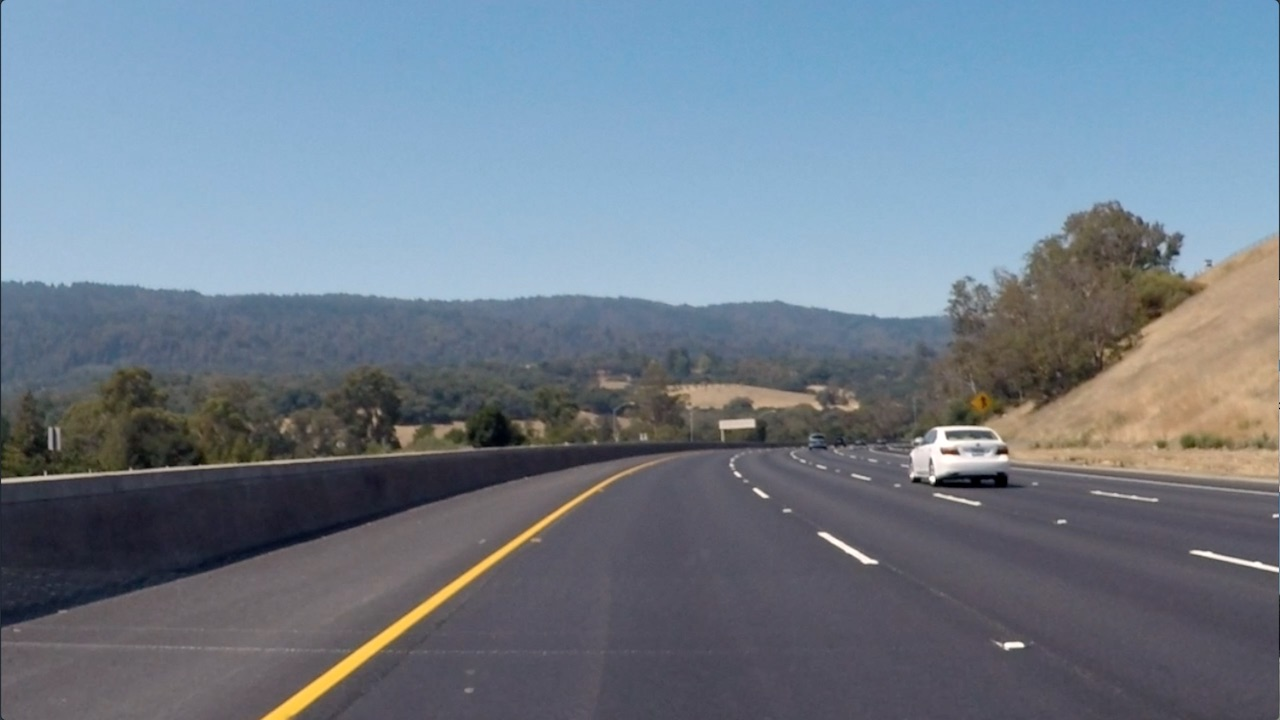
#> input picture 09 - Kernel/curved_lane.jpeg, 1280 x 720 px
$ jupyter execute Pertemuan-1_Kernel.ipynb   (shell and % lines are left out)
#> lines starting #> are read from the running program, lines starting #| are printed output that depends on the picture
### Creating a Filter and make Edge Detection

[cell 1]
import matplotlib.pyplot as plt
import matplotlib.image as mpimg

import cv2
import numpy as np

[cell 2]
plt.rcParams.update({
    "lines.color": "white",
    "patch.edgecolor": "white",
    "text.color": "white",
    "axes.facecolor": "black",
    "axes.edgecolor": "white",
    "axes.labelcolor": "white",
    "xtick.color": "white",
    "ytick.color": "white",
    "grid.color": "grey",
    "figure.facecolor": "black",
    "figure.edgecolor": "black",
    "savefig.facecolor": "black",
    "savefig.edgecolor": "black"})

[cell 3]
curved_lane = mpimg.imread('curved_lane.jpeg')
#> curved_lane is the input picture: shape (720, 1280, 3); mean R, G, B 112.1, 125, 138.7
bridge_trees = mpimg.imread('bridge_trees_example.jpeg')
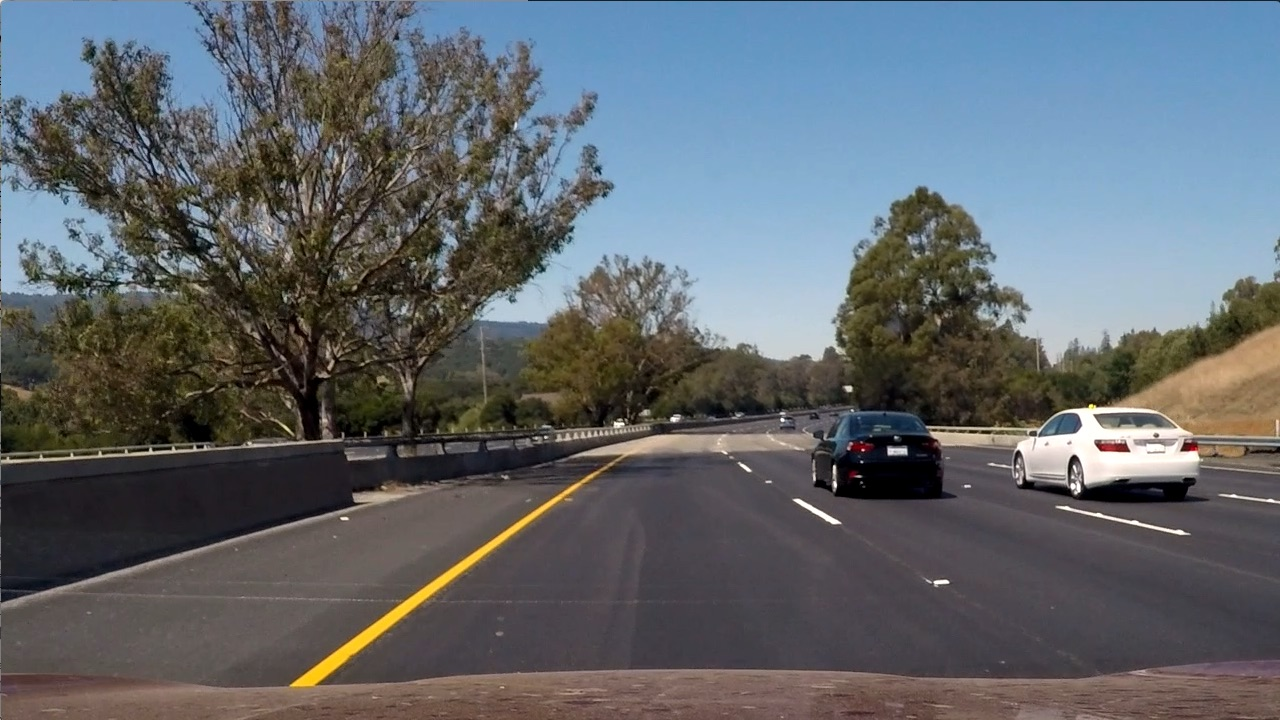
#> input picture 09 - Kernel/bridge_trees_example.jpeg, 1280 x 720 px
#> bridge_trees is the input picture: shape (720, 1280, 3); mean R, G, B 97, 102.6, 107.9

print('Curved lane shape:', curved_lane.shape)
#| Curved lane shape: (720, 1280, 3)
print('Bridge trees shape:', bridge_trees.shape)
#| Bridge trees shape: (720, 1280, 3)

[cell 4]
plt.figure(figsize=(15,15))

plt.subplot(1,2,1)
plt.title('Curved lane', fontsize=20, pad=20)
plt.imshow(curved_lane)

plt.subplot(1,2,2)
plt.title('Bridge trees', fontsize=20, pad=20)
plt.imshow(bridge_trees)

plt.show()
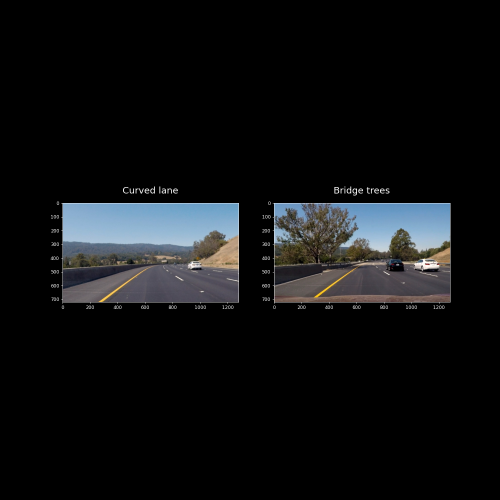
#> figure drawn by matplotlib, 2 panels

[cell 5]
# Convert grayscale
plt.figure(figsize=(15,15))

curved_lane_gray = cv2.cvtColor(curved_lane, cv2.COLOR_RGB2GRAY)
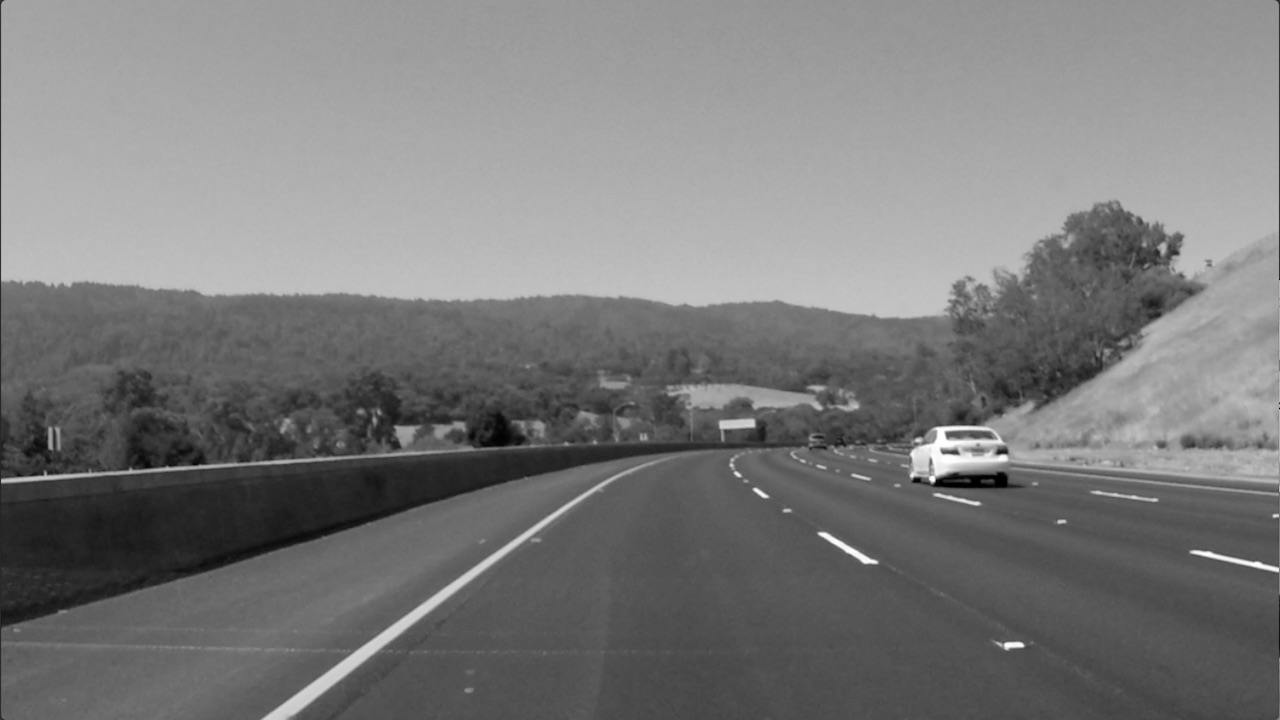
#> curved_lane_gray: shape (720, 1280); min 0, max 255, mean 122.7
plt.subplot(2,2,1)
plt.title('Curved lane', fontsize=20, pad=20)
plt.imshow(curved_lane_gray)

bridge_trees_gray = cv2.cvtColor(bridge_trees, cv2.COLOR_RGB2GRAY)
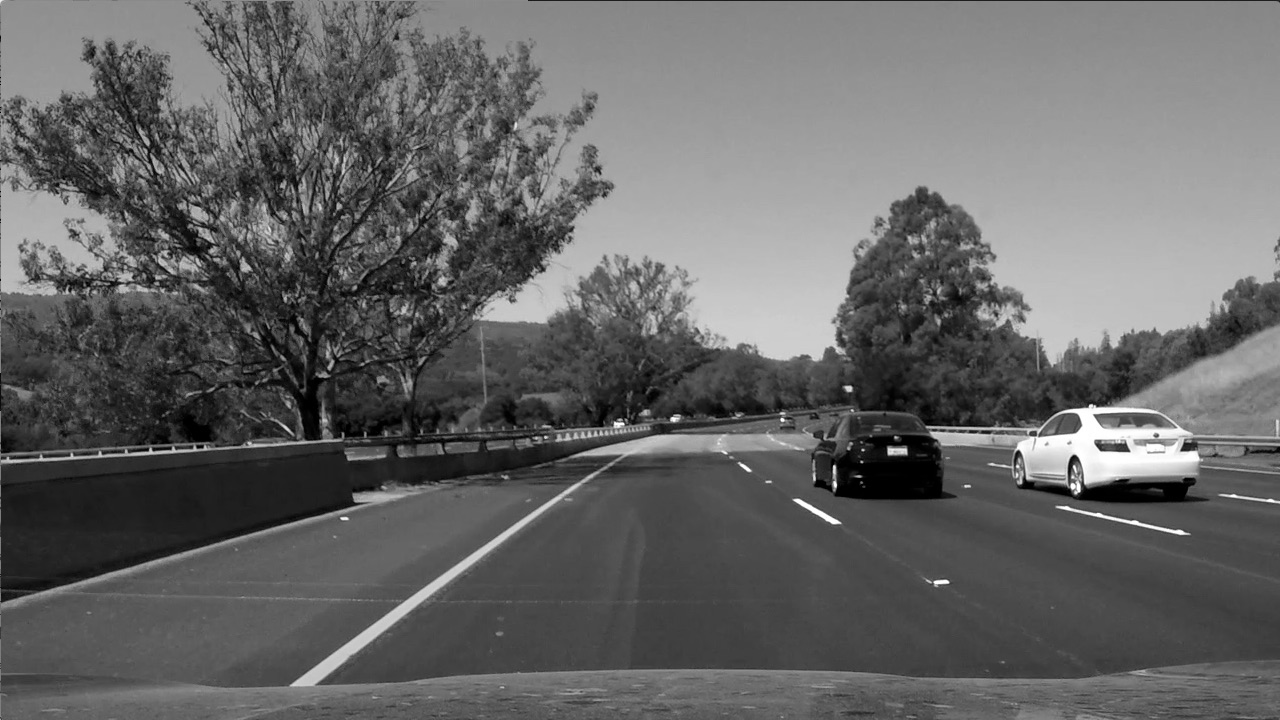
#> bridge_trees_gray: shape (720, 1280); min 0, max 255, mean 101.5
plt.subplot(2,2,2)
plt.title('Bridge trees', fontsize=20, pad=20)
plt.imshow(bridge_trees_gray)

curved_lane_gray = cv2.cvtColor(curved_lane, cv2.COLOR_RGB2GRAY)
plt.subplot(2,2,3)
plt.title('Curved lane grayscaled', fontsize=20, pad=20)
plt.imshow(curved_lane_gray, cmap='gray')

bridge_trees_gray = cv2.cvtColor(bridge_trees, cv2.COLOR_RGB2GRAY)
plt.subplot(2,2,4)
plt.title('Bridge trees grayscaled', fontsize=20, pad=20)
plt.imshow(bridge_trees_gray, cmap='gray')

plt.show()

[cell 6]
print('Curved lane shape:', curved_lane_gray.shape)
#| Curved lane shape: (720, 1280)
print('Bridge trees shape:', bridge_trees_gray.shape)
#| Bridge trees shape: (720, 1280)

### Use Sobel Kernel to Extracting Edge Features

[cell 7]
sobel_x = np.array([[-1,0,1],
                    [-2,0,2],
                    [-1,0,1]])

sobel_y = np.array([[-1, -2, -1],
                    [0, 0, 0],
                    [1, 2, 1]])

sobel_xy = sobel_x * sobel_y

[cell 8]
plt.figure(figsize=(15,15))

curved_lane_sobel_x = cv2.filter2D(curved_lane_gray, -1, sobel_x)
plt.subplot(3,2,1)
plt.title('Sobel X - Curved Lane', fontsize=20, pad=20)
plt.imshow(curved_lane_sobel_x, cmap='gray')

bridge_trees_sobel_x = cv2.filter2D(bridge_trees_gray, -1, sobel_x)
plt.subplot(3,2,2)
plt.title('Sobel X - Bridge Trees', fontsize=20, pad=20)
plt.imshow(bridge_trees_sobel_x, cmap='gray')

curved_lane_sobel_y = cv2.filter2D(curved_lane_gray, -1, sobel_y)
plt.subplot(3,2,3)
plt.title('Sobel Y - Curved Lane', fontsize=20, pad=20)
plt.imshow(curved_lane_sobel_y, cmap='gray')

bridge_trees_sobel_y = cv2.filter2D(bridge_trees_gray, -1, sobel_y)
plt.subplot(3,2,4)
plt.title('Sobel Y - Bridge Trees', fontsize=20, pad=20)
plt.imshow(bridge_trees_sobel_y, cmap='gray')

curved_lane_sobel_xy = cv2.filter2D(curved_lane_gray, -1, sobel_xy)
plt.subplot(3,2,5)
plt.title('Sobel XY - Curved Lane', fontsize=20, pad=20)
plt.imshow(curved_lane_sobel_xy, cmap='gray')

bridge_trees_sobel_xy = cv2.filter2D(bridge_trees_gray, -1, sobel_xy)
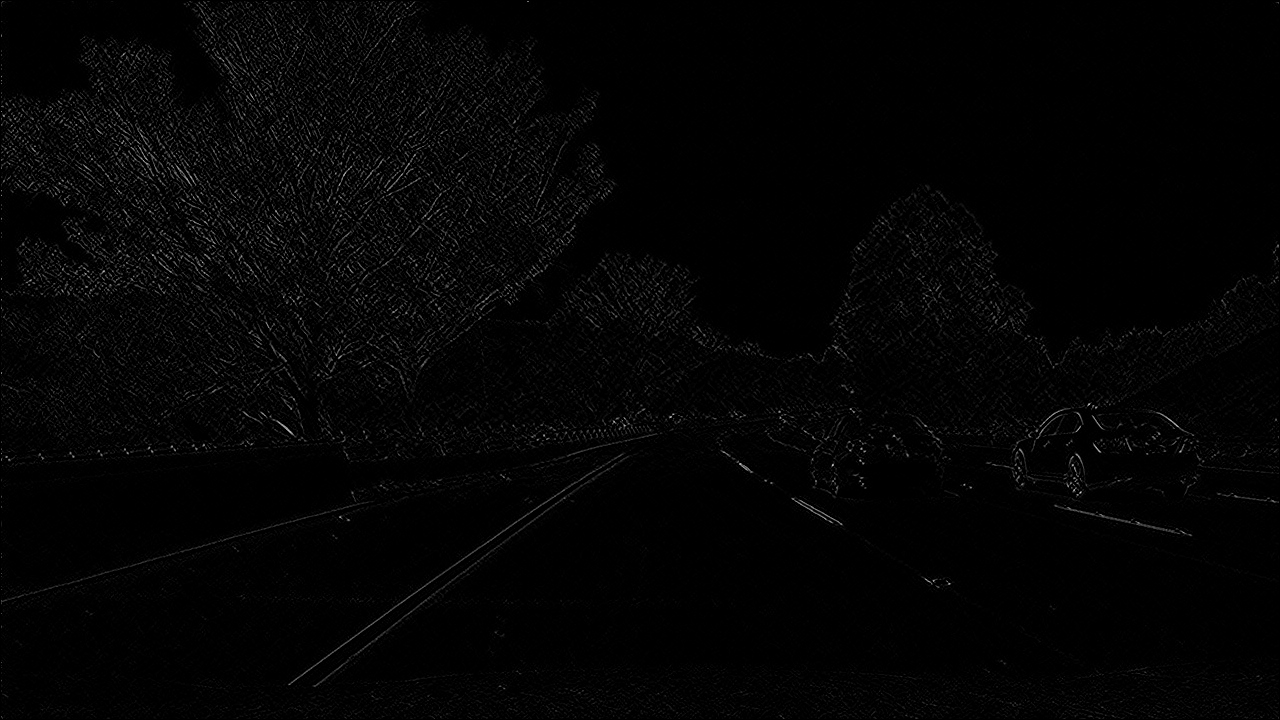
#> bridge_trees_sobel_xy: shape (720, 1280); min 0, max 209, mean 4.1
plt.subplot(3,2,6)
plt.title('Sobel XY - Bridge Trees', fontsize=20, pad=20)
plt.imshow(bridge_trees_sobel_xy, cmap='gray')

plt.show()
